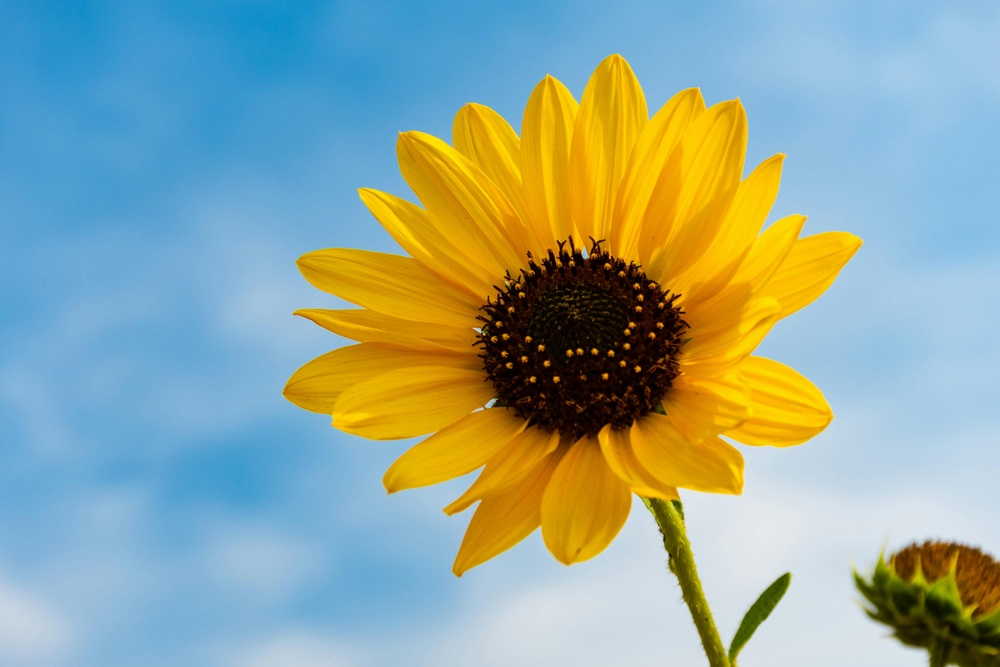
#> input picture sunflower.jpg, 1000 x 667 px, shrunk from 5568 x 3712 before the run
$ jupyter execute Lab-7.ipynb
#> lines starting #> are read from the running program, lines starting #| are printed output that depends on the picture; after the words box and inside, x2 and y2 are one past the last pixel; in counts of white or black regions, pixels touching at a corner belong together
# **Lab 7**

[cell 1]
import cv2
import numpy as np
import matplotlib.pyplot as plt

[cell 2]
image = cv2.imread('sunflower.jpg', cv2.IMREAD_GRAYSCALE)
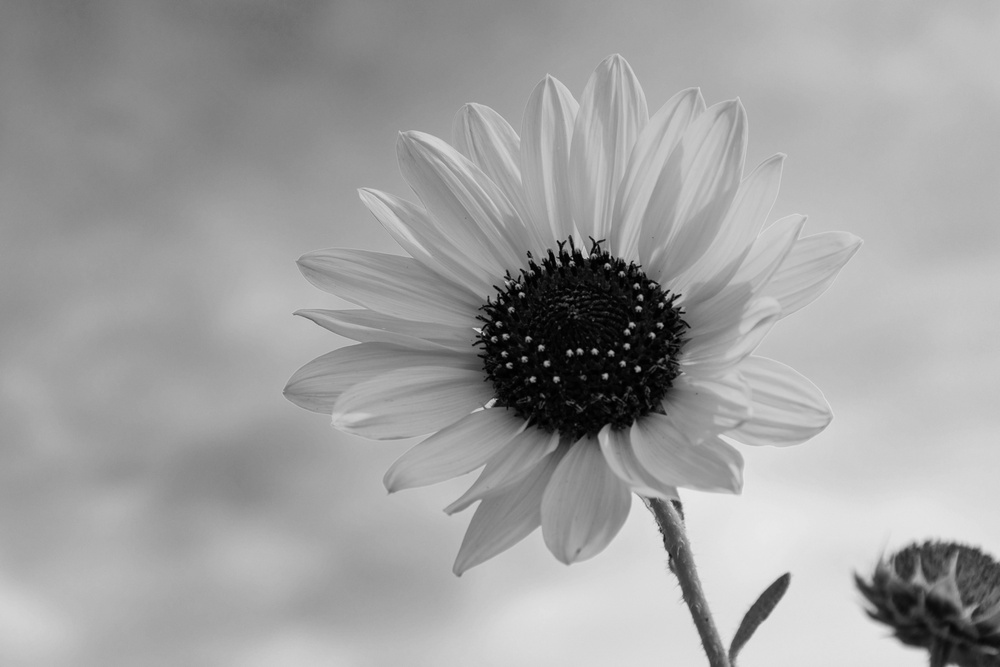
#> image: shape (667, 1000); min 0, max 233, mean 159.9

## **Line & Edge Detection**

**Apply Canny edge detection**

[cell 3]
edges = cv2.Canny(image, 50, 150)
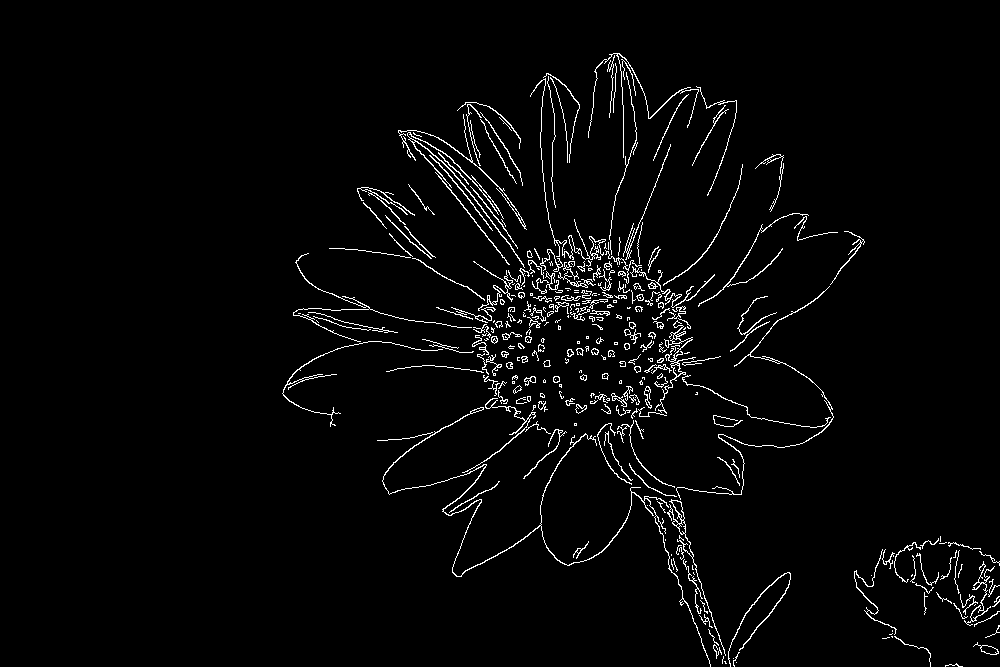
#> edges: shape (667, 1000); 2.8% white in thin lines or dots, all inside (x1, y1, x2, y2) = (282, 53, 1000, 667)

**Find lines using Hough transform**

[cell 4]
lines = cv2.HoughLines(edges, 1, np.pi/180, 200)
#> lines = None
